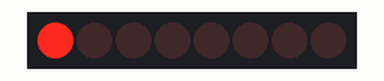
Recording of a sketch running on a simulated Arduino Uno, built with avr-gcc and run on an emulated ATmega328P. Shown: 8 shift-register outputs drawn as a row of LEDs (first output left, lit = HIGH). Wiring (inferred from the names in the program): shift register (74HC595): data pin 11; shift clock pin 12; latch pin 8. Wiring (inferred from the signals the program sends): row of LEDs: on Q0, Q1, Q2, Q3, Q4, Q5, Q6, Q7.

Above: at 0.1 s.
At 0.5 s:
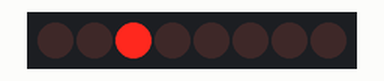
At 0.9 s:
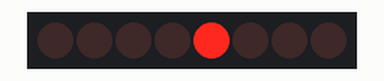
At 1.8 s:
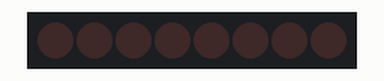
At 3.3 s:
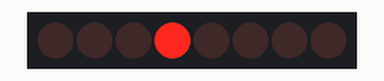
At 4.9 s:
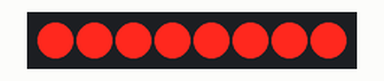
Timing chart, 0 to 6.0 s (numbered marks = the images above):
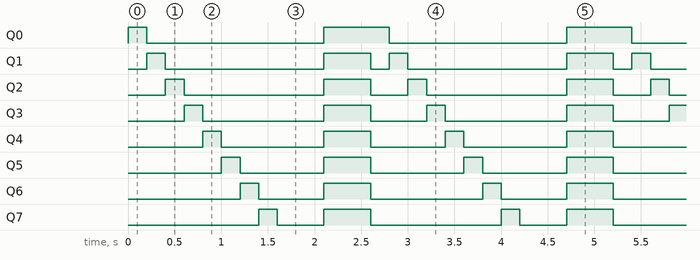

Measured:
- by itself, Q0: repeats every 2.6 s: LOW 1.9 s, HIGH 0.70 s
- by itself, Q1: repeats every 2.6 s: LOW 1.7 s, HIGH 0.50 s, LOW 0.20 s, HIGH 0.20 s
- by itself, Q2: repeats every 2.6 s: LOW 1.5 s, HIGH 0.50 s, LOW 0.40 s, HIGH 0.20 s
- by itself, Q3: repeats every 2.6 s: LOW 1.3 s, HIGH 0.50 s, LOW 0.60 s, HIGH 0.20 s
- by itself, Q4: repeats every 2.6 s: LOW 1.1 s, HIGH 0.50 s, LOW 0.80 s, HIGH 0.20 s
- by itself, Q5: repeats every 2.6 s: LOW 0.90 s, HIGH 0.50 s, LOW 1.0 s, HIGH 0.20 s
- by itself, Q6: repeats every 2.6 s: LOW 0.70 s, HIGH 0.50 s, LOW 1.2 s, HIGH 0.20 s
- by itself, Q7: repeats every 2.6 s: LOW 0.50 s, HIGH 0.50 s, LOW 1.4 s, HIGH 0.20 s

The sketch:

Controle_8_LEDs.ino
```cpp
/*
 * Exemplo: Controle de 8 LEDs com CI 74HC595N (Shift Register) (Intermediário)
 * Autor: Deividson Luiz Okopnik
 * Placa: Arduino Uno
 *
 * Descrição:
 * Este código demonstra como usar o CI 74HC595N (Shift Register) para controlar 8 LEDs
 * usando apenas 3 pinos digitais do Arduino, economizando pinos.
 *
 * Componentes Necessários:
 * - 1x Arduino Uno
 * - 1x CI 74HC595N (Shift Register)
 * - 8x LED (qualquer cor)
 * - 8x Resistor de 220 Ohm
 * - Jumpers
 *
 * Instruções de Ligação (Wiring):
 * 1. CI 74HC595N:
 *    a. Pino VCC (16) e Pino OE (13) -> 5V do Arduino.
 *    b. Pino GND (8) e Pino MR (10) -> GND do Arduino.
 * 2. Pinos de Controle (3 pinos do Arduino):
 *    a. Pino DS (14 - Data) -> Pino Digital 11 do Arduino.
 *    b. Pino SHCP (11 - Shift Clock) -> Pino Digital 12 do Arduino.
 *    c. Pino STCP (12 - Latch Clock) -> Pino Digital 8 do Arduino.
 * 3. Saídas Q0 a Q7 (15, 1-7) -> Resistor 220 Ohm -> Ânodo do LED.
 * 4. Catodo do LED -> Pino GND do Arduino.
 *
 * Observações:
 * O 74HC595N é um registrador de deslocamento serial-in, paralelo-out.
 * A função shiftOut() do Arduino simplifica o envio dos dados.
 */

// Definição dos pinos de controle
#define PINO_LATCH 8   // STCP (Pino 12 do 74HC595)
#define PINO_CLOCK 12  // SHCP (Pino 11 do 74HC595)
#define PINO_DATA 11   // DS (Pino 14 do 74HC595)

void setup() {
  // Configura os pinos como OUTPUT
  pinMode(PINO_LATCH, OUTPUT);
  pinMode(PINO_CLOCK, OUTPUT);
  pinMode(PINO_DATA, OUTPUT);
}

// Função para enviar um byte (8 bits) para o 74HC595
void enviarDados(byte dados) {
  // 1. Coloca o Latch em LOW (prepara para receber dados)
  digitalWrite(PINO_LATCH, LOW);

  // 2. Envia o byte de dados (MSBFIRST = bit mais significativo primeiro)
  shiftOut(PINO_DATA, PINO_CLOCK, MSBFIRST, dados);

  // 3. Coloca o Latch em HIGH (trava os dados e atualiza as saídas)
  digitalWrite(PINO_LATCH, HIGH);
}

void loop() {
  // Acende os LEDs em sequência
  for (int i = 0; i < 8; i++) {
    byte dados = 1 << i; // Cria um byte com apenas 1 bit ligado
    enviarDados(dados);
    delay(200);
  }

  // Apaga todos
  enviarDados(0);
  delay(500);

  // Acende todos
  enviarDados(255);
  delay(500);
}
```
